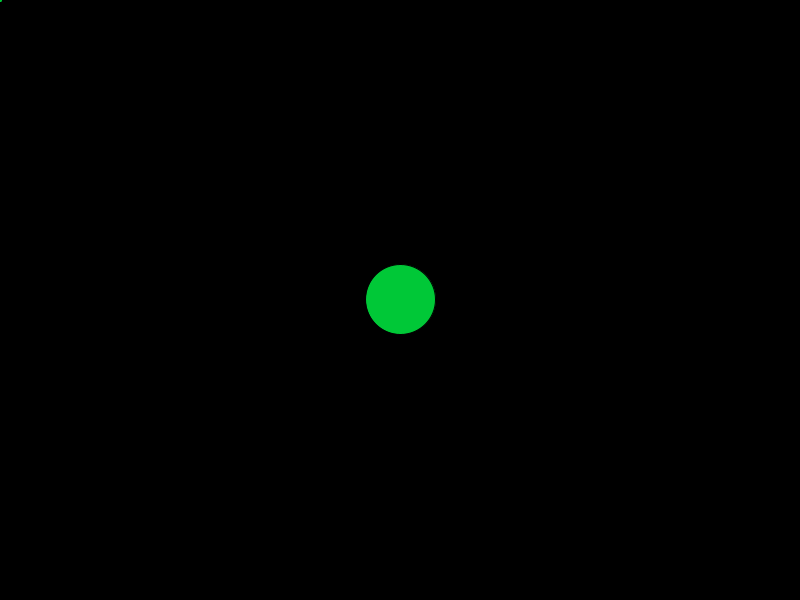
Frame 1 (no input)
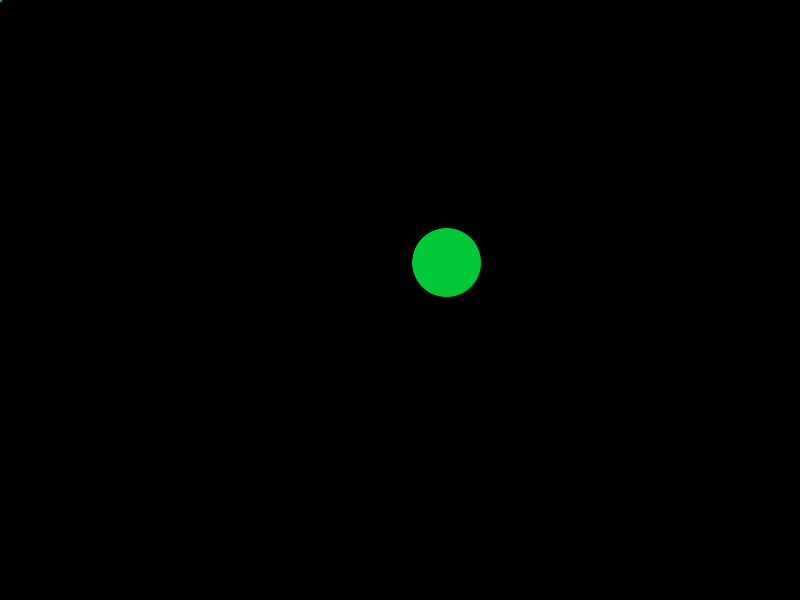
Frame 60 (the mouse pressed at the canvas centre just before this capture)
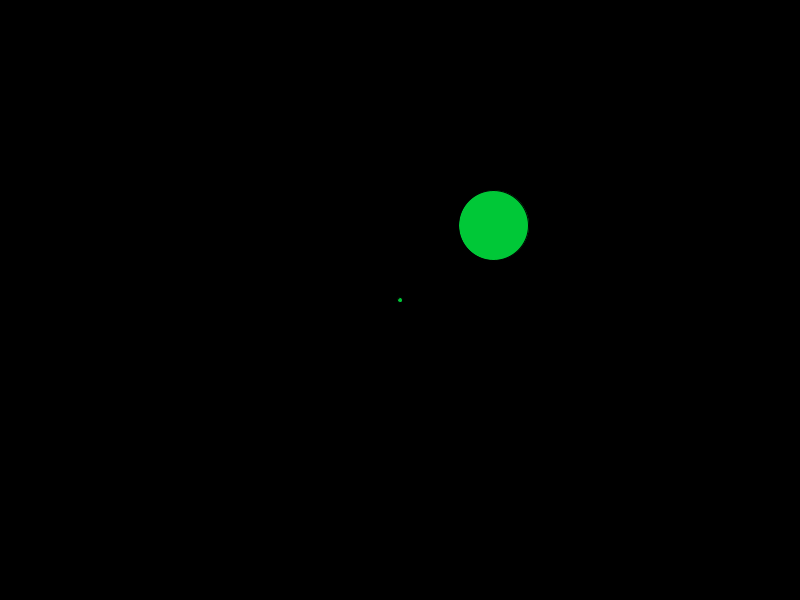
Frame 120 (the mouse held since frame 60 and released just before this capture)

The Processing sketch that drew these frames (run headless with seeded random() and noise(); from frame 60 on, the mouse is pressed at the canvas centre):

// Processing sketch: Collision_Ball
// ── Collision_Ball.pde
//declare loc, vel, and acc
PVector loc, vel, acc;
PVector mouse;
int sz = 70;

void setup() {
  size(800, 600);
  //initialize loc, vel, and acc
  loc = new PVector(width/2, height/2);
  vel = PVector.random2D();    //random unit vector
  acc = new PVector(0, 0);
  noCursor();
  mouse = new PVector();
}

void draw() {
  mouse.set(mouseX,mouseY);
  background(0);
  //move the ball
  vel.add(acc);
  loc.add(vel);

  //check to see if the mouse is inside the circle
  if (loc.dist(mouse) < sz/2) {  //...if it is...
    fill(255, 0, 0);                                //...fill with red
    vel.mult(-1);                                   //...and reverse velocity
  } else {                                          //...otherwise...
    fill(0, 200, 55);                               //...fill with green
  }

  //draw the ball
  ellipse(loc.x, loc.y, sz, sz);

  //bounce the ball
  if (loc.x + sz/2 > width || loc.x - sz/2 < 0) {
    vel.x *= -1;
  }
  if (loc.y + sz/2 > height || loc.y - sz/2 < 0) {
    vel.y *= -1;
  }

  //draw a small circle to indicate mouse location
  ellipse(mouse.x,mouse.y, 5, 5);
}
